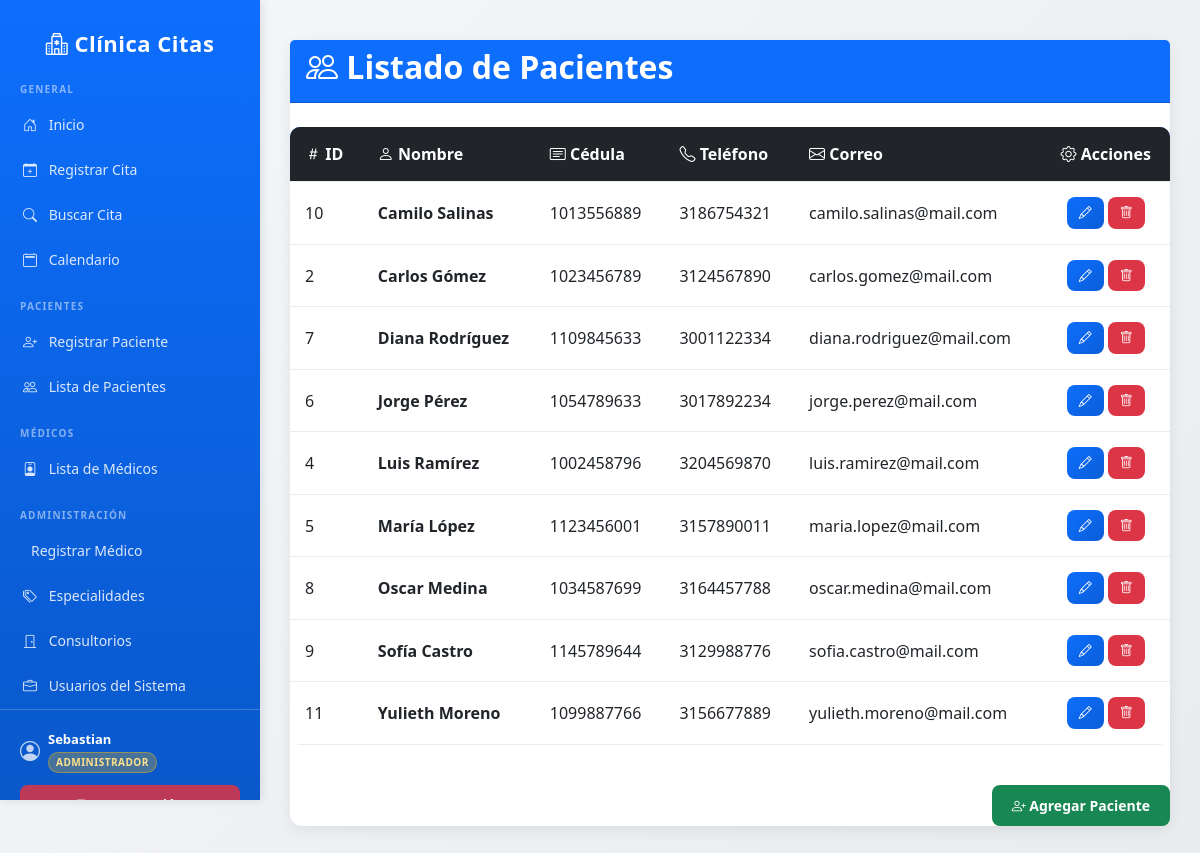
/pacientes/lista_pacientes.php (signed in), run on the app's committed database.
### tables this page shows
CREATE TABLE `paciente` (
  `id_paciente` int NOT NULL AUTO_INCREMENT,
  `nombre` varchar(50) NOT NULL,
  `apellido` varchar(50) NOT NULL,
  `cedula` varchar(20) NOT NULL,
  `telefono` varchar(20) DEFAULT NULL,
  `direccion` varchar(100) DEFAULT NULL,
  `correo` varchar(100) DEFAULT NULL,
  `fecha_nacimiento` date DEFAULT NULL,
  PRIMARY KEY (`id_paciente`),
  UNIQUE KEY `cedula` (`cedula`)
);

### src/pacientes/lista_pacientes.php (the view, shortened to what this page needs)
<?php
require_once "../config/db_connect.php";
include "../includes/plantilla.php";
?>
<div class="card mx-auto" style="max-width: 1100px;">
    <h2 class="card-header bg-primary text-white pb-3 mb-4">
        <i class="bi bi-people"></i> Listado de Pacientes
    </h2>
    <?php
    $res = $conn->query("SELECT * FROM paciente ORDER BY nombre, apellido");
    if ($res && $res->num_rows > 0):
    ?>
        <div class="table-responsive">
            <table class="table table-hover">
                <thead class="table-dark">
                    <tr>
                        <th><i class="bi bi-hash"></i> ID</th>
                        <th><i class="bi bi-person"></i> Nombre</th>
                        <th><i class="bi bi-card-text"></i> Cédula</th>
                        <th><i class="bi bi-telephone"></i> Teléfono</th>
                        <th><i class="bi bi-envelope"></i> Correo</th>
                        <th style="text-align: center;"><i class="bi bi-gear"></i> Acciones</th>
                    </tr>
                </thead>
                <tbody>
                    <?php while ($r = $res->fetch_assoc()): ?>
                        <tr>
                            <td><?= $r['id_paciente'] ?></td>
                            <td><strong><?= htmlspecialchars($r['nombre'] . " " . $r['apellido']) ?></strong></td>
                            <td><?= htmlspecialchars($r['cedula']) ?></td>
                            <td><?= htmlspecialchars($r['telefono']) ?></td>
                            <td><?= htmlspecialchars($r['correo']) ?></td>
                            <td style="text-align: center;">
                                <a class="btn btn-sm btn-primary" href="/pacientes/editar_paciente.php?id=<?= $r['id_paciente'] ?>" title="Editar">
                                    <i class="bi bi-pencil"></i>
                                </a>
                                <a class="btn btn-sm btn-danger" href="/pacientes/lista_pacientes.php?delete=<?= $r['id_paciente'] ?>" onclick="return confirm('¿Eliminar paciente?')" title="Eliminar">
                                    <i class="bi bi-trash"></i>
                                </a>
                            </td>
                        </tr>
                    <?php endwhile; ?>
                </tbody>
            </table>
        </div>
    <?php else: ?>
        <div class="alert alert-info text-center">
            <i class="bi bi-info-circle"></i> No hay pacientes registrados aún.
        </div>
    <?php endif; ?>
    <div class="d-grid gap-2 d-md-flex justify-content-md-end mt-4">
        <a href="/pacientes/registrar_paciente.php" class="btn btn-success">
            <i class="bi bi-person-plus"></i> Agregar Paciente
        </a>
    </div>
</div>
<?php include "../includes/footer.php"; ?>

### src/includes/plantilla.php (style rules this page uses)
:root { --primary-color: #0d6efd; --secondary-color: #6c757d; --success-color: #198754; --danger-color: #dc3545; --warning-color: #ffc107; --info-color: #0dcaf0; }
body { font-family: 'Segoe UI', Tahoma, Geneva, Verdana, sans-serif; background: linear-gradient(135deg, #f5f7fa 0%, #e9ecef 100%); min-height: 100vh; }
.card { border: none; box-shadow: 0 4px 15px rgba(0,0,0,0.08); border-radius: 12px; margin-bottom: 20px; transition: transform 0.3s ease, box-shadow 0.3s ease; }
.card h2 { margin-top: 0; color: #0d6efd; font-weight: 700; }
.btn { border-radius: 8px; font-weight: 600; padding: 10px 20px; font-size: 14px; transition: all 0.3s ease; }
.btn-primary { background: linear-gradient(135deg, #0d6efd 0%, #0b5ed7 100%); border: none; }
.btn-success, .btn-danger, .btn-warning, .btn-info { border: none; }
.table { border-collapse: collapse; background: white; border-radius: 10px; overflow: hidden; }
.table thead { background: linear-gradient(135deg, #0d6efd 0%, #0b5ed7 100%); color: white; font-weight: 600; }
.table th, .table td { padding: 15px; border-color: #e9ecef; vertical-align: middle; }
.btn-sm { padding: 6px 12px; font-size: 13px; }

### data on the page
paciente: id_paciente "10", nombre+apellido "Camilo Salinas", cedula "1013556889", telefono "3186754321", correo "camilo.salinas@mail.com"
paciente: id_paciente "2", nombre+apellido "Carlos Gómez", cedula "1023456789", telefono "3124567890", correo "carlos.gomez@mail.com"
paciente: id_paciente "7", nombre+apellido "Diana Rodríguez", cedula "1109845633", telefono "3001122334", correo "diana.rodriguez@mail.com"
paciente: id_paciente "6", nombre+apellido "Jorge Pérez", cedula "1054789633", telefono "3017892234", correo "jorge.perez@mail.com"
paciente: id_paciente "4", nombre+apellido "Luis Ramírez", cedula "1002458796", telefono "3204569870", correo "luis.ramirez@mail.com"
paciente: id_paciente "5", nombre+apellido "María López", cedula "1123456001", telefono "3157890011", correo "maria.lopez@mail.com"
paciente: id_paciente "8", nombre+apellido "Oscar Medina", cedula "1034587699", telefono "3164457788", correo "oscar.medina@mail.com"
paciente: id_paciente "9", nombre+apellido "Sofía Castro", cedula "1145789644", telefono "3129988776", correo "sofia.castro@mail.com"
paciente: id_paciente "11", nombre+apellido "Yulieth Moreno", cedula "1099887766", telefono "3156677889", correo "yulieth.moreno@mail.com"

### other printed values
$_SESSION['nombre'] "Sebastian"
